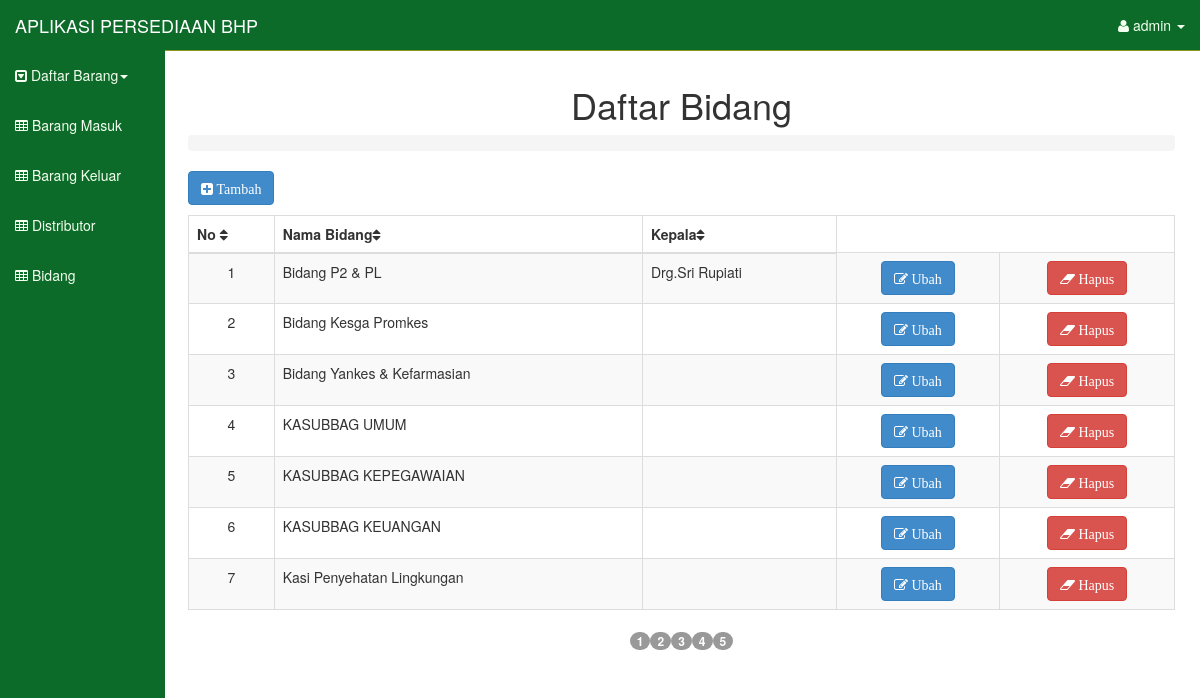
The page /index.php?page=list_bid (signed in) on the database its author committed.
### tables this page shows
CREATE TABLE IF NOT EXISTS `bidang` (
  `id` int(10) NOT NULL AUTO_INCREMENT,
  `nama` varchar(200) NOT NULL,
  `kepala` varchar(200) NOT NULL,
  PRIMARY KEY (`id`)
);

### views/list_bidang.php (the view, shortened to what this page needs)
 <div class="row">
          <div class="col-lg-12">
            <h1 align="center">Daftar Bidang</h1>
            <ol class="breadcrumb">
            </ol>
          </div>
        </div>
<div class="row">
<div class="form-group">
<div class="col-sm-8">
<a id="t_dis" data-toggle="modal" data-target="#tbid" class="btn btn-primary"><i class="fa fa-plus-square"> Tambah</i></a>
</div>
</div>
</div>
<p>
<div class="row">
 <div class="col-lg-12">
            <div class="table-responsive">
              <table class="table table-bordered table-hover table-striped tablesorter paginated">
                <thead>
                  <tr>
                    <th>No <i class="fa fa-sort"></th>
                    <th>Nama Bidang<i class="fa fa-sort"></i></th>
                    <th>Kepala<i class="fa fa-sort"></i></th>
                  </tr>
                </thead>
                <tbody>
<?php
$sql= mysql_query("select * from bidang");
$no = 0;
while($data=mysql_fetch_array($sql)){
  $no++
?>
              <tr>
              <td align="center"><?php echo $no ?></td>
              <td><?php echo $data['nama'] ?></td>
              <td><?php echo $data['kepala'] ?></td>
              <td align="center"><a id="e_bid" data-toggle="modal" data-target="#edit" data-nama="<?php echo $data['nama']; ?>" data-kepala="<?php echo $data['kepala']; ?>" data-id="<?php echo $data['id']; ?>" class="btn btn-primary"><i class="fa fa-edit"> Ubah</i></a></td>
              <td align="center"><a href="?page=delete&n_bid=<?php echo $data['nama'] ?>" class="btn btn-danger"><i class="fa fa-eraser"> Hapus</i></a></td>
              </tr>
<?php
}
?>
                </tbody>
              </table>
            </div>
          </div>
        </div>

### assets/css/sb-admin.css (style rules this page uses)
body { margin-top: 50px; }
table.tablesorter thead { cursor: pointer; }

### index.php (style rules this page uses)
.row { margin-right: -15px !important; margin-left: -17px !important; }

### rows shown on the page
bidang: nama "Bidang P2 & PL", kepala "Drg.Sri Rupiati"
bidang: nama "Bidang Kesga Promkes"
bidang: nama "Bidang Yankes & Kefarmasian"
bidang: nama "KASUBBAG UMUM"
bidang: nama "KASUBBAG KEPEGAWAIAN"
bidang: nama "KASUBBAG KEUANGAN"
bidang: nama "Kasi Penyehatan Lingkungan"

### other values the page prints
$_SESSION['user'] "admin"
